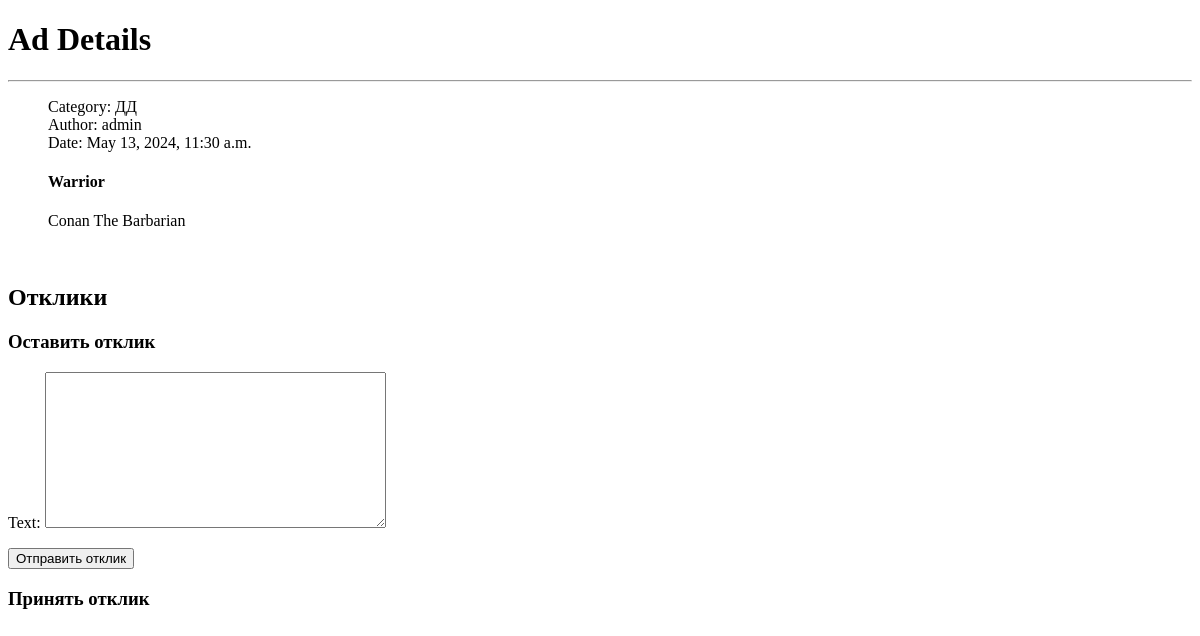
/ad/1/ (signed in), run on an earlier commit of the app's database.
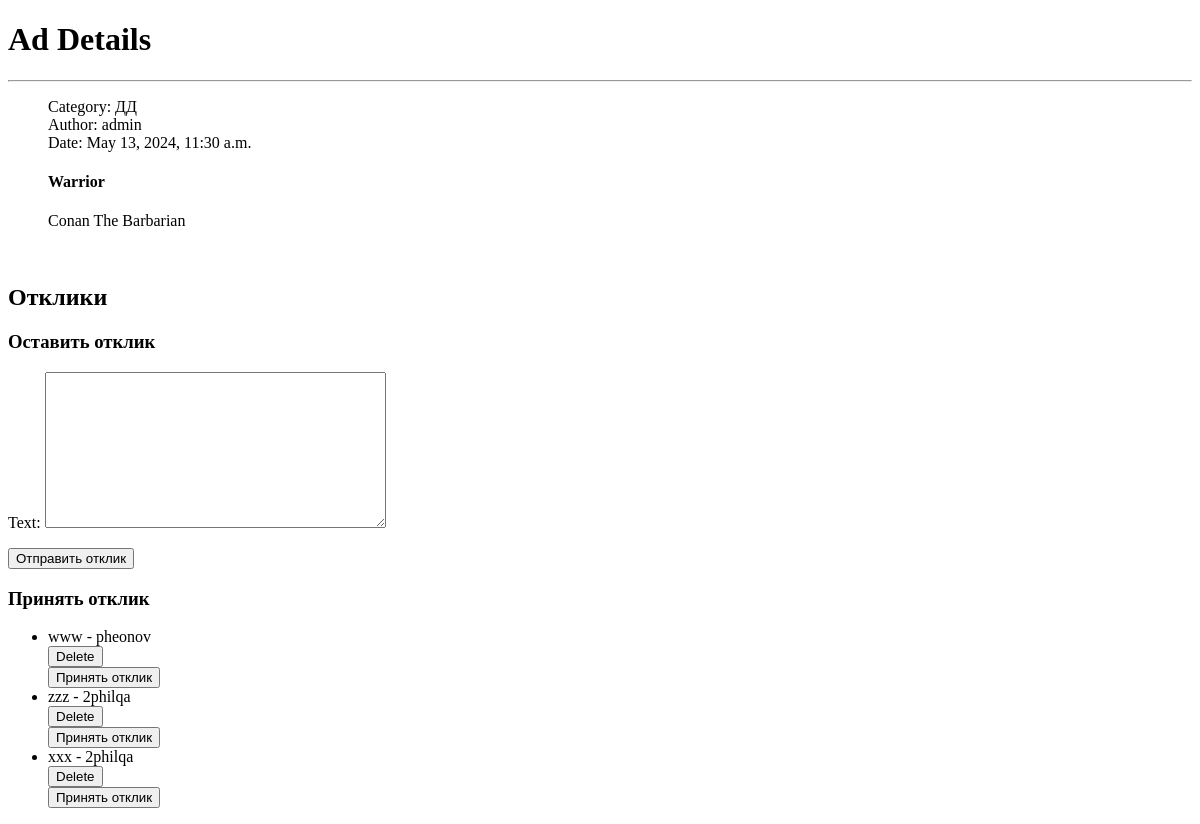
And on a later commit of the database.
### board_app/models.py (models this page shows, shortened)
class Ad(models.Model):
    TANK = 'TA'
    HEALER = 'HE'
    DD = 'DD'
    MERCHANT = 'ME'
    GUILDMASTER = 'GM'
    QUESTGIVER = 'QG'
    BLACKSMITH = 'BS'
    SKINNER = 'SK'
    POTIONEER = 'PO'
    SPELLMASTER = 'SO'
    CATEGORIES = [
        (TANK, 'Танк'),
        (HEALER, 'Хил'),
        (DD, 'ДД'),
        (MERCHANT, 'Торговец'),
        (GUILDMASTER, 'Гилдмастер'),
        (QUESTGIVER, 'Квестгивер'),
        (BLACKSMITH, 'Кузнец'),
        (SKINNER, 'Кожевник'),
        (POTIONEER, 'Зельевар'),
        (SPELLMASTER, 'Мастер Заклинаний'),
    ]
    title = models.CharField(max_length=200)
    text = models.TextField()
    author = models.ForeignKey(User, on_delete=models.CASCADE)
    category = models.CharField(max_length=2, choices=CATEGORIES)
    upload = models.FileField(upload_to='uploads/', blank=True)
    date = models.DateTimeField(auto_now_add=True)

class Response(models.Model):
    text = models.TextField()
    ad = models.ForeignKey(Ad, on_delete=models.CASCADE)
    author = models.ForeignKey(User, on_delete=models.CASCADE)
    status = models.BooleanField(default=False)

### board_app/views.py (the view)
# urls.py: path('ad/<int:pk>/', AdDetail.as_view(),name='ad_detail'),
class AdDetail(DetailView):
    model = Ad
    template_name = 'board_app/ad_detail.html'
    context_object_name = 'adDetail'
    def get_context_data(self, **kwargs):
        context = super().get_context_data(**kwargs)
        context['category'] = self.object.get_category_display()
        context['author'] = self.object.author
        context['title'] = self.object.title
        context['text'] = self.object.text
        context['upload'] = self.object.upload
        context['date'] = self.object.date
        context['form'] = ResponseForm()
        return context

### board_app/forms.py
class ResponseForm(forms.ModelForm):
    class Meta:
        model = Response
        fields = ['text']

### board_app/templates/board_app/ad_detail.html (shortened to what this page needs)
{% extends 'board_app/index.html' %}
{% block content %}
<h1>Ad Details</h1>
<hr>
<ul>
    <p>
        Category: {{ adDetail.get_category_display }} <br>
        Author: {{ adDetail.author.username }} <br>
        Date: {{ adDetail.date }}
    </p>
    <h4>{{ adDetail.title }}<br></h4>
    {{ adDetail.text|linebreaks }}<br>
</ul>
<h2>Отклики</h2>
{% if user.is_authenticated %}
    <h3>Оставить отклик</h3>
    <form method="post" action="{% url 'add_response_to_ad' adDetail.pk %}">
        {{ form.as_p }}
        <button type="submit">Отправить отклик</button>
    </form>
    <h3>Принять отклик</h3>
    <ul>
        {% for response in adDetail.response_set.all %}
            <li>{{ response.text }} - {{ response.author.username }}
                <form method="post" action="{% url 'delete_response' adDetail.pk response.pk %}">
                    <button type="submit">Delete</button>
                </form>
                {% if user == adDetail.author %}
                    <form method="post" action="{% url 'accept_response' adDetail.pk response.pk %}">
                        <button type="submit">Принять отклик</button>
                    </form>
                {% endif %}
            </li>
        {% endfor %}
    </ul>
{% else %}
    <p>Вы должны <a href="{% url 'account_login' %}">войти в систему</a>, чтобы оставить отклик.</p>
{% endif %}
{% endblock content %}

### board_app/templates/board_app/index.html (shortened to what this page needs)
<!DOCTYPE html>
<html lang="en">
<head>
</head>
<body>
  <main>
    {% block content %}
    {% endblock content %}
  </main>
</body>
</html>

What changed in the data, as far as the page shows it:
added Response: text "www", author.username "pheonov"
added Response: text "zzz", author.username "2philqa"
added Response: text "xxx", author.username "2philqa"
